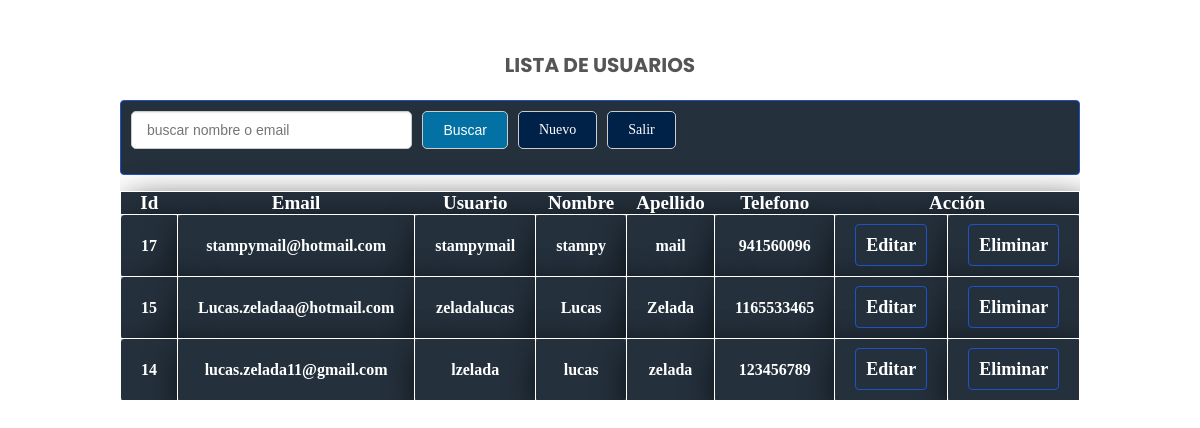
/listaUsuarios.php, run on the app's committed database.
### tables this page shows
CREATE TABLE IF NOT EXISTS `usuario` (
  `id` int(11) NOT NULL AUTO_INCREMENT,
  `email` varchar(100) DEFAULT NULL,
  `usuario` varchar(50) DEFAULT NULL,
  `password` varchar(200) DEFAULT NULL,
  `nombre` varchar(50) DEFAULT NULL,
  `apellido` varchar(50) DEFAULT NULL,
  `telefono` varchar(50) DEFAULT NULL,
  PRIMARY KEY (`id`),
  UNIQUE KEY `email` (`email`),
  UNIQUE KEY `usuario` (`usuario`)
);

### listaUsuarios.php (the view, shortened to what this page needs)
<?php
	include_once 'database.php';
	$sentencia_select=$conn->prepare('SELECT *FROM usuario ORDER BY id DESC');
	$sentencia_select->execute();
	$resultado=$sentencia_select->fetchAll();
?>
<!DOCTYPE html>
<html lang="es">
<head>
	<link rel="stylesheet" href="css/styles.css">
</head>
<body>
	<div class="contenedor">
		<h2>LISTA DE USUARIOS</h2>
		<div class="controls">
			<form action="" class="formulario" method="post">
				<input type="text" name="buscar" placeholder="buscar nombre o email"
				value="<?php if(isset($buscar_text)) echo $buscar_text; ?>" class="input__text">
				<input type="submit" class="btn" name="btn_buscar" value="Buscar">
				<a href="insert.php" id="nuevo" class="btn btn__nuevo">Nuevo</a>
				<a href="loginout.php" class="btn btn__salir">Salir</a>
			</form>
		</div>
		<table>
			<tr class="form-register-encabezado">
				<td>Id</td>
				<td>Email</td>
				<td>Usuario</td>
				<td>Nombre</td>
				<td>Apellido</td>
				<td>Telefono</td>
				<td colspan="2">Acción</td>
			</tr>
			<?php foreach($resultado as $fila):?>
				<tr >
					<td class="form-register"><?php echo $fila['id']; ?></td>
					<td class="form-register"><?php echo $fila['email']; ?></td>
					<td class="form-register"><?php echo $fila['usuario']; ?></td>
					<td class="form-register"><?php echo $fila['nombre']; ?></td>
					<td class="form-register"><?php echo $fila['apellido']; ?></td>
					<td class="form-register"><?php echo $fila['telefono']; ?></td>
					<td class="form-register"><a href="edit.php?id=<?php echo $fila['id']; ?>"  class="controls" >Editar</a></td>
					<td class="form-register"><a href="delete.php?id=<?php echo $fila['id']; ?>" class="controls">Eliminar</a></td>
				</tr>
			<?php endforeach ?>
		</table>
	</div>
</body>
</html>

### css/styles.css (style rules this page uses)
* { padding: 0; margin: 0px; box-sizing: border-box; }
body { font-family: 'Poppins', sans-serif; font-size: 16px; overflow: hidden; background-color: #ffffff !important; }
a { text-decoration: none; }
.contenedor { width: 80%; max-width: 1000px; margin: 30px auto; overflow: hidden; }
h2 { display: block; margin-top: 20px; margin-bottom: 20px; text-align: center; font-size: 20px; font-family: 'Poppins', sans-serif; font-weight: bold; color: #555; }
.formulario { display: flex; width: 100%; overflow: hidden; }
form .input__text { width: 100%; border: 1px solid #ccc; border-radius: 5px; box-shadow: 0 1px 1px rgba(0, 0, 0, 0.075) inset; color: #848688; display: block; font-size: 14px; margin-bottom: 15px; padding: 10px 15px; max-width: 30%; margin-right: 10px; outline: medium none; }
form .btn { border: 1px solid #ccc; border-radius: 5px; box-shadow: 0 1px 1px rgba(0, 0, 0, 0.075) inset; color: #fff; display: block; font-size: 14px; background: rgb(3, 113, 163); margin-bottom: 15px; padding: 10px 20px; margin-right: 10px; outline: medium none; cursor: pointer; }
.btn__nuevo { float: right; background: #002249 !important; border-radius: 25px; }
.btn__salir { float: right; background: #002249 !important; border-radius: 25px; }
table { width: 100%; border-collapse: collapse; }
.form-register { width: 400px; background: #24303c; padding: 20px; margin: auto; margin-top: 100px; border-radius: 4px; font-family: 'calibri'; color: white; box-shadow: 7px 13px 37px #000; text-align: center; border:1px solid #ffffff; font-size: 16px; font-weight: bold; }
.form-register-encabezado { width: 400px; background: #24303c; padding: 20px; margin: auto; margin-top: 100px; border-radius: 4px; font-family: 'calibri'; color: white; box-shadow: 7px 13px 37px #000; text-align: center; border:1px solid #ffffff; font-size: 19px; font-weight: bold; }
.controls { width: 100%; background: #24303c; padding: 10px; border-radius: 4px; margin-bottom: 16px; border: 1px solid #1f53c5; font-family: 'calibri'; font-size: 18px; color: white; }
.form-register a { color: white; text-decoration: none; }

### data on the page
usuario: id "17", email "stampymail@hotmail.com", usuario "stampymail", nombre "stampy", apellido "mail", telefono "941560096"
usuario: id "15", email "Lucas.zeladaa@hotmail.com", usuario "zeladalucas", nombre "Lucas", apellido "Zelada", telefono "1165533465"
usuario: id "14", email "lucas.zelada11@gmail.com", usuario "lzelada", nombre "lucas", apellido "zelada", telefono "123456789"
